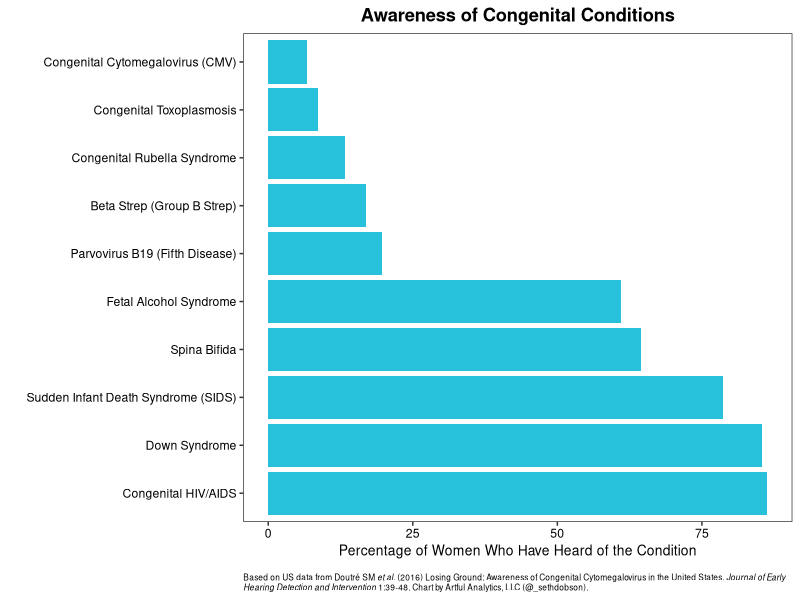

Source code (R): (Note: this script raises an error after producing the figure.)
library(tidyverse)
library(cowplot)
library(ggtext)
# library(magick)

# Get data from Doutre et al.

df <- tribble(
  ~condition, ~awareness, ~frequency,
  "Congenital Cytomegalovirus (CMV)", 6.7, 6000,
  "Congenital Toxoplasmosis", 8.53, 400,
  "Congenital Rubella Syndrome", 13.27, 3,
  "Beta Strep (Group B Strep)", 16.91, 380,
  "Parvovirus B19 (Fifth Disease)", 19.63, 1045,
  "Fetal Alcohol Syndrome", 61.04, 1200,
  "Spina Bifida", 64.54, 1500,
  "Sudden Infant Death Syndrome (SIDS)", 78.7, 1500,
  "Down Syndrome", 85.44, 6000,
  "Congenital HIV/AIDS", 86.33, 30
)

# Get National CMV logo

# logo<-image_read("CMV-Full-Tagline-Logo_Transparent.png")

# Create chart

p <-
  df %>%
  ggplot(aes(x = reorder(condition, desc(awareness)), y = awareness)) +
  geom_col(fill = "#28C1DB") +
  # geom_point(
  #   # aes(x = condition, y = frequency / 70),
  #   size = 4,
  #   pch = 21,
  #   fill = "#FB791A"
  # ) +
  # scale_y_continuous(sec.axis = sec_axis(~ . * 70, name = "Number of Children Born with the Condition Each Year (Dots)")) +
  coord_flip() +
  labs(
    x = "",
    y = "Percentage of Women Who Have Heard of the Condition",
    # title = "Awareness vs Incidence of Congenital Conditions",
    title = "Awareness of Congenital Conditions",
    caption = "Based on US data from Doutré SM *et al.* (2016) Losing Ground: Awareness of Congenital Cytomegalovirus 
    in the United States. *Journal of Early Hearing Detection and Intervention* 1:39-48. Chart by Artful Analytics, 
    LLC (@_sethdobson)."
  ) +
  theme_bw() +
  theme(
    plot.title = element_markdown(face = "bold", hjust = .5),
    plot.caption = element_textbox_simple(size = 6, margin = margin(10, 0, 0, 0)),
    axis.text = element_text(color = "black"),
    axis.title = element_text(size = 10),
    axis.title.x = element_markdown()
  ) +
  background_grid(major = "none") +
  NULL

# Combine chart with logo

# combo <- ggdraw() +
#   draw_plot(p) +
#   draw_image(
#     logo, 
#     x = .075, 
#     y = .1, 
#     scale = .2, 
#     hjust = .5, 
#     vjust = .5
#   )

# Save combination

ggsave2(
  "images/cmv_awareness-vs-incidence_bars-only.png", 
  # plot = combo,
  plot = p,
  width = 7, 
  height = 4
)
